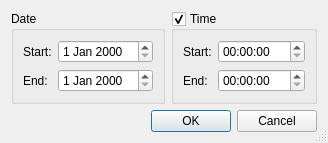
<?xml version="1.0" encoding="UTF-8"?>
<ui version="4.0">
 <class>TimeRangeDialog</class>
 <widget class="QDialog" name="TimeRangeDialog">
  <property name="geometry">
   <rect>
    <x>0</x>
    <y>0</y>
    <width>328</width>
    <height>132</height>
   </rect>
  </property>
  <property name="sizePolicy">
   <sizepolicy hsizetype="Fixed" vsizetype="Preferred">
    <horstretch>0</horstretch>
    <verstretch>0</verstretch>
   </sizepolicy>
  </property>
  <property name="windowTitle">
   <string>Time Range</string>
  </property>
  <property name="sizeGripEnabled">
   <bool>true</bool>
  </property>
  <layout class="QVBoxLayout" name="verticalLayout">
   <item>
    <layout class="QHBoxLayout" name="horizontalLayout_4">
     <item>
      <widget class="QGroupBox" name="groupBox">
       <property name="title">
        <string>Date</string>
       </property>
       <layout class="QHBoxLayout" name="horizontalLayout_2">
        <item>
         <layout class="QFormLayout" name="formLayout">
          <item row="0" column="0">
           <widget class="QLabel" name="startDateLabel">
            <property name="text">
             <string>Start:</string>
            </property>
           </widget>
          </item>
          <item row="0" column="1">
           <widget class="QDateEdit" name="startDateEdit"/>
          </item>
          <item row="1" column="0">
           <widget class="QLabel" name="endDateLabel">
            <property name="text">
             <string>End:</string>
            </property>
           </widget>
          </item>
          <item row="1" column="1">
           <widget class="QDateEdit" name="endDateEdit"/>
          </item>
         </layout>
        </item>
       </layout>
      </widget>
     </item>
     <item>
      <widget class="QGroupBox" name="timeGroupBox">
       <property name="title">
        <string>Time</string>
       </property>
       <property name="checkable">
        <bool>true</bool>
       </property>
       <layout class="QHBoxLayout" name="horizontalLayout_3">
        <item>
         <layout class="QFormLayout" name="formLayout_2">
          <item row="0" column="0">
           <widget class="QLabel" name="startTimeLabel">
            <property name="text">
             <string>Start:</string>
            </property>
           </widget>
          </item>
          <item row="0" column="1">
           <widget class="QTimeEdit" name="startTimeEdit"/>
          </item>
          <item row="1" column="0">
           <widget class="QLabel" name="endTimeLabel">
            <property name="text">
             <string>End:</string>
            </property>
           </widget>
          </item>
          <item row="1" column="1">
           <widget class="QTimeEdit" name="endTimeEdit"/>
          </item>
         </layout>
        </item>
       </layout>
      </widget>
     </item>
    </layout>
   </item>
   <item>
    <layout class="QHBoxLayout" name="horizontalLayout_5">
     <property name="spacing">
      <number>6</number>
     </property>
     <property name="leftMargin">
      <number>0</number>
     </property>
     <property name="topMargin">
      <number>0</number>
     </property>
     <property name="rightMargin">
      <number>0</number>
     </property>
     <property name="bottomMargin">
      <number>0</number>
     </property>
     <item>
      <spacer name="horizontalSpacer">
       <property name="orientation">
        <enum>Qt::Horizontal</enum>
       </property>
       <property name="sizeHint" stdset="0">
        <size>
         <width>40</width>
         <height>20</height>
        </size>
       </property>
      </spacer>
     </item>
     <item>
      <widget class="QPushButton" name="okButton">
       <property name="text">
        <string>OK</string>
       </property>
      </widget>
     </item>
     <item>
      <widget class="QPushButton" name="cancelButton">
       <property name="text">
        <string>Cancel</string>
       </property>
      </widget>
     </item>
    </layout>
   </item>
  </layout>
 </widget>
 <resources/>
 <connections>
  <connection>
   <sender>okButton</sender>
   <signal>clicked()</signal>
   <receiver>TimeRangeDialog</receiver>
   <slot>accept()</slot>
   <hints>
    <hint type="sourcelabel">
     <x>351</x>
     <y>38</y>
    </hint>
    <hint type="destinationlabel">
     <x>233</x>
     <y>29</y>
    </hint>
   </hints>
  </connection>
  <connection>
   <sender>cancelButton</sender>
   <signal>clicked()</signal>
   <receiver>TimeRangeDialog</receiver>
   <slot>reject()</slot>
   <hints>
    <hint type="sourcelabel">
     <x>330</x>
     <y>66</y>
    </hint>
    <hint type="destinationlabel">
     <x>197</x>
     <y>125</y>
    </hint>
   </hints>
  </connection>
 </connections>
</ui>
